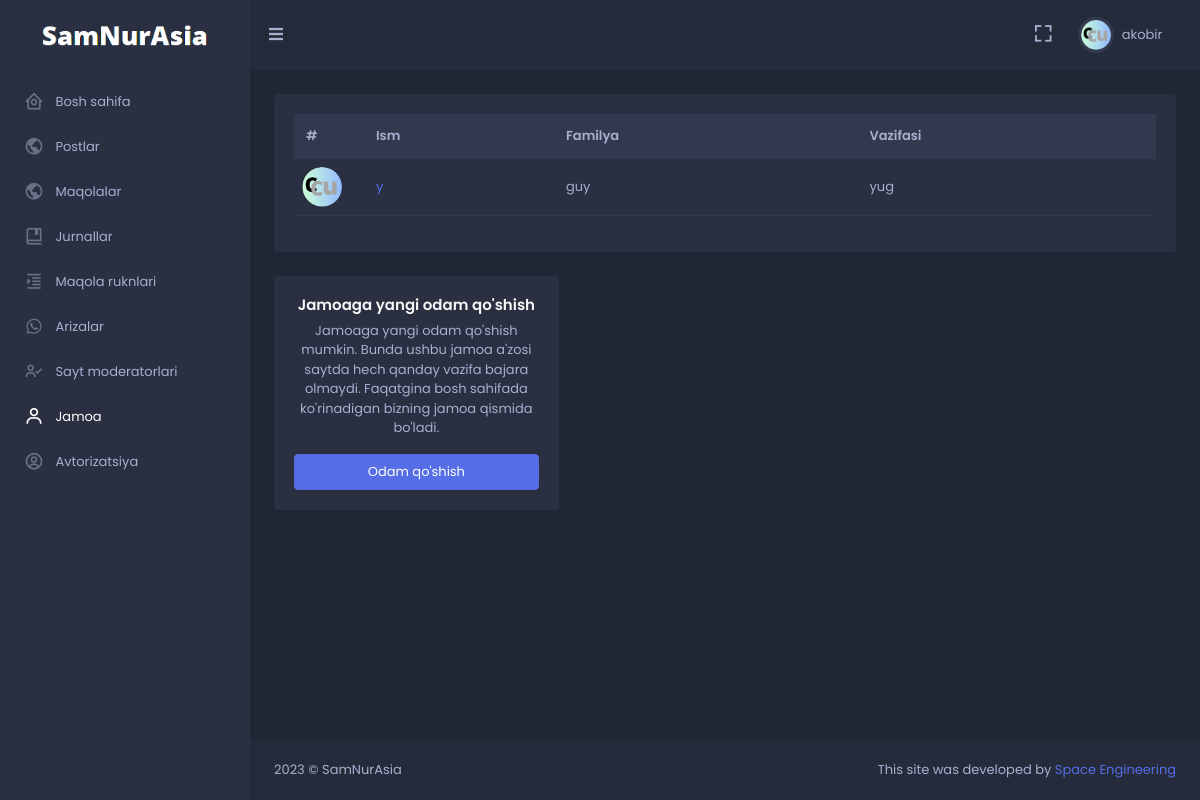
/moderator/team/all (signed in), run on the app's committed database.
### moderator/models.py (models this page shows, shortened)
class User(AbstractUser):
    image = models.ImageField(null=True, blank=True, upload_to='images/avatar')
    dark_mode = models.BooleanField(default=False)
    class Meta:
        verbose_name = 'User'
        verbose_name_plural = '1. Userlar'

### pages/models.py (models this page shows, shortened)
class Team(models.Model):
    image = models.ImageField(upload_to='images/team')
    first_name = models.CharField(max_length=100)
    last_name = models.CharField(max_length=100)
    role = models.CharField(max_length=150)
    description = models.TextField()
    class Meta:
        verbose_name = 'Jamoa'
        verbose_name_plural = '1. Jamoadagilar'

### moderator/decorator.py (the view)
    def wrapper_func(request, *args, **kwargs):
        if Moderator.get_moderator_or_None(request=request) is not None:
            return func(request, *args, **kwargs)
        else:
            raise Http404()

### moderator/decorator.py (called while the page is built)
def moderator_only(func):
    def wrapper_func(request, *args, **kwargs):
        if Moderator.get_moderator_or_None(request=request) is not None:
            return func(request, *args, **kwargs)
        else:
            raise Http404()
    return wrapper_func

### moderator/models.py (called while the page is built)
    def get_moderator_or_None(request: WSGIRequest):
        if not request.user.is_authenticated:
            return None
        user = request.user
        if not (user.is_active and user.is_staff):
            return None
        try:
            moderator = Moderator.objects.get(user_id=user.pk)
            return moderator
        except:
            return None

### moderator/views.py (called while the page is built)
@login_required(login_url='login')
@moderator_only
def team_all(request: WSGIRequest):
    return render(request, 'moderator/team_all.html', {
        'data': Team.objects.all()
    })

### templates/moderator/team_all.html
{% extends 'moderator/base.html' %}
{% load static %}
{% block content %}
<div class="row">
    <div class="col-lg-12">
        <div class="card">
            <div class="card-body">
                <div class="table-responsive">
                    <table class="table align-middle table-nowrap table-hover">
                        <thead class="table-light">
                            <tr>
                                <th scope="col" style="width: 70px;">#</th>
                                <th scope="col">Ism </th>
                                <th scope="col">Familya</th>
                                <th scope="col">Vazifasi</th>
                            </tr>
                        </thead>
                        <tbody>
                            {% for i in data %}
                            <tr>
                                <td>
                                    <div class="avatar-xs">
                                        <span class="avatar-title rounded-circle">
                                            <img src="{{i.image.url}}" alt="" class="rounded-circle" height="40" width="40">
                                        </span>
                                    </div>
                                </td>
                                <td>
                                    <a href="{% url 'team_update' i.pk %}">{{i.first_name}}</a>
                                </td>
                                <td>{{i.last_name}}</td>
                                <td>{{i.role}}</td>
                            </tr>
                            {% endfor %}
                        </tbody>
                    </table>
                </div>
            </div>
        </div>
    </div>
</div>
<div class="row">
    <div class="col-lg-4 ">
        <div class="card card-body text-center">
            <h4 class="card-title">Jamoaga yangi odam qo'shish</h4>
            <p class="card-text">
                Jamoaga yangi odam qo'shish mumkin. Bunda ushbu jamoa a'zosi saytda hech qanday vazifa bajara olmaydi.
                Faqatgina bosh sahifada ko'rinadigan bizning jamoa qismida bo'ladi.
            </p>
            <a href="{% url 'team_create' %}" class="btn btn-primary waves-effect waves-light">Odam qo'shish</a>
        </div>
    </div>
</div>
{% endblock %}

### templates/moderator/base.html (shortened to what this page needs)
<!doctype html> {% load static %}
<html lang="en">
<head>
    <link href="{% static 'skote/assets/css/bootstrap.min.css' %}" id="bootstrap-style" rel="stylesheet"
        type="text/css" />
    <link href="{% static 'skote/assets/css/icons.min.css' %}" rel="stylesheet" type="text/css" />
    <link href="{% static 'skote/assets/css/app.min.css' %}" id="app-style" rel="stylesheet" type="text/css" />
</head>
{% if user.dark_mode == True %}
<body data-sidebar="dark" data-layout-mode="dark">
    {% else %}
<body data-sidebar="light" data-layout-mode="light">
        {% endif %}
        <div id="layout-wrapper">
            <header id="page-topbar">
                <div class="navbar-header">
                    <div class="d-flex">
                        <div class="navbar-brand-box">
                            <a href="#" class="logo logo-light" style="pointer-events: none;">
                                <span class="logo-lg">
                                    <img src="{% static 'image/dark.png' %}" alt="" height="22">
                                </span>
                            </a>
                        </div>
                        <button type="button" class="btn btn-sm px-3 font-size-16 header-item waves-effect"
                            id="vertical-menu-btn">
                            <i class="fa fa-fw fa-bars"></i>
                        </button>
                    </div>
                    <div class="d-flex">
                        <div class="dropdown d-none d-lg-inline-block ms-1">
                            <button type="button" class="btn header-item noti-icon waves-effect"
                                data-bs-toggle="fullscreen">
                                <i class="bx bx-fullscreen"></i>
                            </button>
                        </div>
                        <div class="dropdown d-inline-block">
                            <button type="button" class="btn header-item waves-effect" id="page-header-user-dropdown"
                                data-bs-toggle="dropdown" aria-haspopup="true" aria-expanded="false">
                                <img class="rounded-circle header-profile-user"
                                    src="{% if user.image %}{{user.image.url}}{% else %}{% static 'skote/assets/images/users/avatar_default.png' %}{% endif %}"
                                    alt="Header Avatar">
                                <span class="d-none d-xl-inline-block ms-1" key="t-henry">{{ user.username }}</span>
                                <i class="mdi mdi-chevron-down d-none d-xl-inline-block"></i>
                            </button>
                        </div>
                    </div>
                </div>
            </header>
            <div class="vertical-menu">
                <div data-simplebar class="h-100">
                    <div id="sidebar-menu">
                        <ul class="metismenu list-unstyled" id="side-menu">
                            <li>
                                <a href="{% url 'dashboard' %}" >
                                    <i class="bx bx-home-circle"></i>
                                    <span key="t-dashboards"> Bosh sahifa </span>
                                </a>
                            </li>
                            <li>
                                <a href="{% url 'all_posts' %}">
                                    <i class="bx bx-world"></i>
                                    <span key="t-dashboards"> Postlar </span>
                                </a>
                            </li>
                            <li>
                                <a href="{% url 'all_article' %}">
                                    <i class="bx bx-world"></i>
                                    <span key="t-dashboards"> Maqolalar </span>
                                </a>
                            </li>
                            <li>
                                <a href="{% url 'journal_all' %}">
                                    <i class="bx bx-book-bookmark"></i>
                                    <span key="t-dashboards"> Jurnallar </span>
                                </a>
                            </li>
                            <li>
                                <a href="{% url 'article_col_all' %}" class="waves-effect">
                                    <i class="bx bx-right-indent"></i>
                                    <span key="t-chat"> Maqola ruknlari </span>
                                </a>
                            </li>
                            <li>
                                <a href="{% url 'petition_all' %}" class="waves-effect">
                                    <i class="bx bxl-whatsapp"></i>
                                    <span key="t-file-manager">Arizalar</span>
                                </a>
                            </li>
                            <li>
                                <a href="{% url 'moderator_all' %}" class="waves-effect">
                                    <i class="bx bx-user-check"></i>
                                    <span key="t-file-manager">Sayt moderatorlari</span>
                                </a>
                            </li>
                            <li>
                                <a href="{% url 'team_all' %}" class="waves-effect">
                                    <i class="bx bx-user"></i>
                                    <span key="t-file-manager"> Jamoa </span>
                                </a>
                            </li>
                            <li>
                                <a href="#" class="has-arrow waves-effect">
                                    <i class="bx bx-user-circle"></i>
                                    <span key="t-ecommerce">Avtorizatsiya</span>
                                </a>
                            </li>
                        </ul>
                    </div>
                </div>
            </div>
            <div class="main-content">
                <div class="page-content">
                    <div class="container-fluid">
                        {% block content %}{% endblock %}
                    </div>
                </div>
                <footer class="footer">
                    <div class="container-fluid">
                        <div class="row">
                            <div class="col-sm-6">
                                <script>document.write(new Date().getFullYear())</script> © SamNurAsia
                            </div>
                            <div class="col-sm-6">
                                <div class="text-sm-end d-none d-sm-block">
                                    This site was developed by <a href="#">Space Engineering</a>
                                </div>
                            </div>
                        </div>
                    </div>
                </footer>
            </div>
        </div>
    </body>
</html>

### data on the page
User: image (picture), username "akobir"
Team: image (picture), first_name "y", last_name "guy", role "yug"
